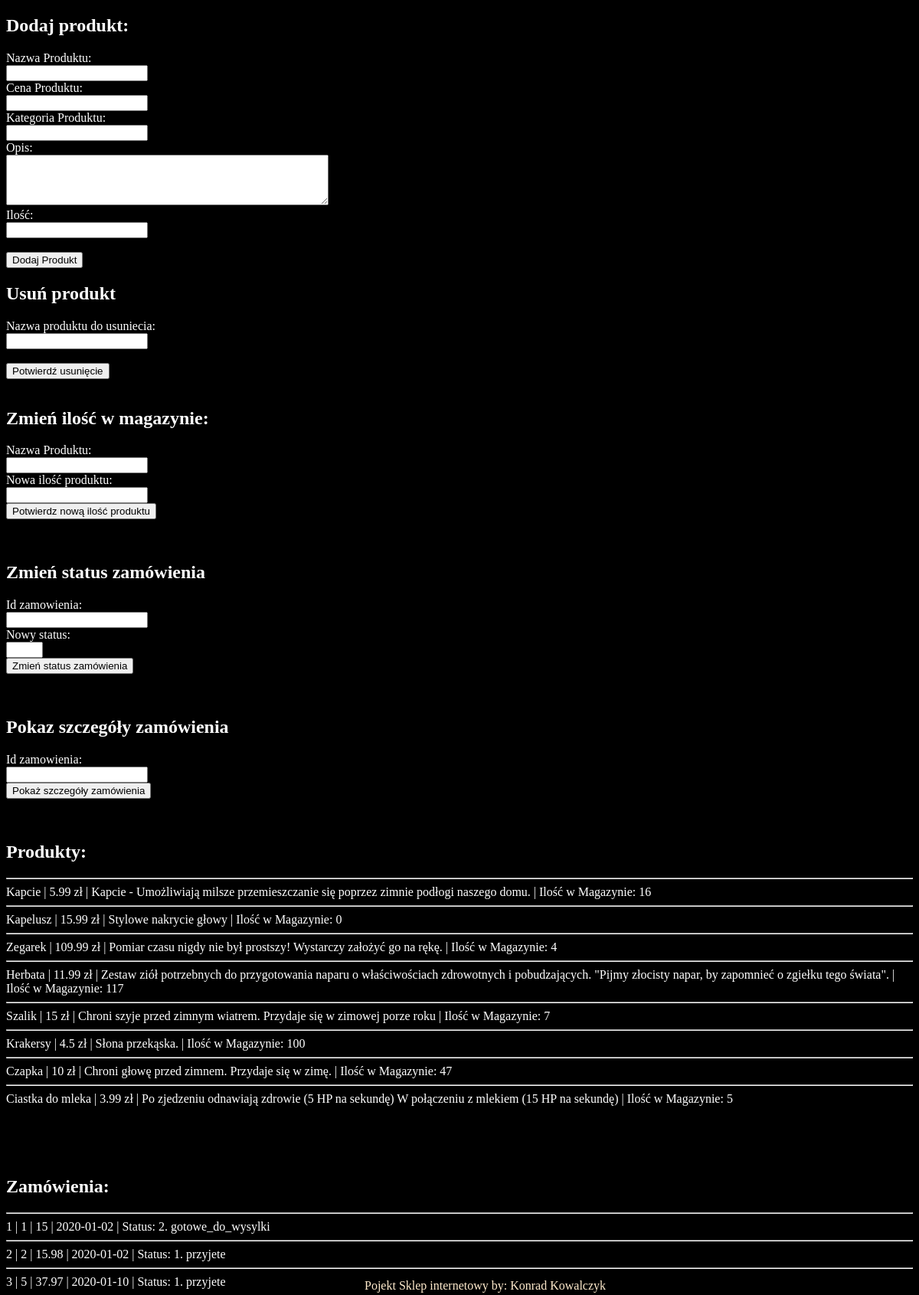
The page / on the database its author committed.
### tables this page shows
CREATE TABLE `magazyn` (
  `id_produktu` int(11) NOT NULL,
  `ilosc_w_magazynie` int(11) NOT NULL
);

CREATE TABLE `produkt` (
  `id_produktu` int(11) NOT NULL,
  `nazwa_produktu` text NOT NULL,
  `cena_produktu` float NOT NULL,
  `id_kategoria` int(11) NOT NULL,
  `opis_produktu` text NOT NULL
);

CREATE TABLE `zamowienia` (
  `id_zamowienia` int(11) NOT NULL,
  `id_klienta` int(11) NOT NULL,
  `laczna_cena` float NOT NULL,
  `data_zlozenia_zamowienia` date NOT NULL,
  `status_zamowienia` int(11) NOT NULL
);

CREATE TABLE `status_zamowienia` (
  `id_statusu` int(11) NOT NULL,
  `nazwa_statusu` text NOT NULL
);

### index.php (the view, shortened to what this page needs)
<?php
require "connect.php";
$polaczenie = new mysqli($host, $db_user, $db_password, $db_name);
?>
<!DOCTYPE html>
<html lang="pl-PL">
<head>
    <link rel="stylesheet" href="style.css" type="text/css" />
</head>
<body>
    <form method="POST">
        <h2>Dodaj produkt:</h2>
        Nazwa Produktu: <br> <input type="text" name="nazwa_produktu"><br>
        Cena Produktu: <br> <input type="text" name="cena_produktu"><br>
        Kategoria Produktu: <br> <input type="text" name="id_kategoria"><br>
        Opis: <br> <textarea rows="4" cols="50" type="text" name="opis_produktu"> </textarea><br>
        Ilość: <br> <input type="text" name="ilosc_produktu"><br><br>
        <input type="submit" value="Dodaj Produkt">
    </form>
    <h2>Usuń produkt</h2>
    <form method="POST">
        Nazwa produktu do usuniecia: <br /> <input type="text" name="nazwa_produktu_do_us"><br /><br />
        <input type="submit" value="Potwierdź usunięcie">
    </form>
    <br />
    <h2>Zmień ilość w magazynie:</h2>
    <form method="POST">
        Nazwa Produktu: <br /> <input type="text" name="nazwa_produktu_ilosc"><br />
        Nowa ilość produktu: <br /><input type="number" min="0" name="nowa_ilosc_produktu"><br />
        <input type="submit" value="Potwierdz nową ilość produktu">
    </form>
    <br />
    <br />
    <form method="POST">
        <h2>Zmień status zamówienia</h2>
        Id zamowienia: <br /><input type="number" min="1" name="idzam" /><br />
        Nowy status: <br /><input type="number" min="1" max="3" name="nowystat" /><br />
        <button type="submit" name="zmienstatus">Zmień status zamówienia</button>
    </form>
    <br /><br />
    <form method="POST">
        <h2>Pokaz szczegóły zamówienia</h2>
        Id zamowienia: <br /><input type="number" min="1" name="idzam1" /><br />
        <button type="submit" name="pokazszczegoly">Pokaż szczegóły zamówienia</button>
    </form>
    <br /><br />
    <?php
    $produkty = $polaczenie->query("SELECT nazwa_produktu, cena_produktu, opis_produktu, ilosc_w_magazynie FROM produkt p INNER JOIN magazyn m ON m.id_produktu=p.id_produktu");
    if ($produkty->num_rows > 0) {
        echo "<h2>Produkty: </h2>";
        while ($row = $produkty->fetch_assoc()) {
            echo  "<hr>" . $row["nazwa_produktu"] . " | " . $row["cena_produktu"] . " zł" . " | " . $row["opis_produktu"] . " |  Ilość w Magazynie: " . $row["ilosc_w_magazynie"]  . "<br>";
        }
    } else {
        echo "Nie ma produktow";
    }
    echo "<br/><br/><br/><br/><h2>Zamówienia: </h2>";
    $zamowienia = $polaczenie->query("SELECT * FROM zamowienia z INNER JOIN status_zamowienia s ON z.status_zamowienia=s.id_statusu");
    if ($zamowienia->num_rows > 0) {
        while ($zamowienie = $zamowienia->fetch_assoc()) {
            echo "<hr>" . $zamowienie["id_zamowienia"] . " | " . $zamowienie['id_klienta'] . " | " . $zamowienie['laczna_cena'] . " | " . $zamowienie['data_zlozenia_zamowienia'] . " | Status: " . $zamowienie['status_zamowienia'].". ". $zamowienie['nazwa_statusu'] . "<br/>";
        }
    } else {
        echo "Nie ma zamowień";
    }
    ?>
    <footer>Pojekt Sklep internetowy by: Konrad Kowalczyk</footer>
</body>
</html>

### style.css (style rules this page uses)
footer { position: fixed; bottom: 3px; margin-left: 39%; color: blanchedalmond; }
body { background: black; color: white; text-shadow: 1px 1px 2px rgba(0, 0, 0, 1); }

### rows shown on the page
magazyn: id_produktu.nazwa_produktu "Kapcie", id_produktu.cena_produktu "5.99", id_produktu.opis_produktu "Kapcie - Umożliwiają milsze przemieszczanie się poprzez zimnie podłogi naszego domu.", ilosc_w_magazynie "16"
magazyn: id_produktu.nazwa_produktu "Kapelusz", id_produktu.cena_produktu "15.99", id_produktu.opis_produktu "Stylowe nakrycie głowy", ilosc_w_magazynie "0"
magazyn: id_produktu.nazwa_produktu "Zegarek", id_produktu.cena_produktu "109.99", id_produktu.opis_produktu "Pomiar czasu nigdy nie był prostszy! Wystarczy założyć go na rękę.", ilosc_w_magazynie "4"
magazyn: id_produktu.nazwa_produktu "Herbata", id_produktu.cena_produktu "11.99", id_produktu.opis_produktu "Zestaw ziół potrzebnych do przygotowania naparu o właściwościach zdrowotnych i pobudzających. \"Pijmy złocisty napar, by zapomnieć o zgiełku tego świata\".", ilosc_w_magazynie "117"
magazyn: id_produktu.nazwa_produktu "Szalik", id_produktu.cena_produktu "15", id_produktu.opis_produktu "Chroni szyje przed zimnym wiatrem. Przydaje się w zimowej porze roku", ilosc_w_magazynie "7"
magazyn: id_produktu.nazwa_produktu "Krakersy", id_produktu.cena_produktu "4.5", id_produktu.opis_produktu "Słona przekąska.", ilosc_w_magazynie "100"
magazyn: id_produktu.nazwa_produktu "Czapka", id_produktu.cena_produktu "10", id_produktu.opis_produktu "Chroni głowę przed zimnem. Przydaje się w zimę.", ilosc_w_magazynie "47"
magazyn: id_produktu.nazwa_produktu "Ciastka do mleka", id_produktu.cena_produktu "3.99", id_produktu.opis_produktu "Po zjedzeniu odnawiają zdrowie (5 HP na sekundę) W połączeniu z mlekiem (15 HP na sekundę)", ilosc_w_magazynie "5"
zamowienia: id_zamowienia "1", id_klienta "1", laczna_cena "15", data_zlozenia_zamowienia "2020-01-02", status_zamowienia "2", status_zamowienia.nazwa_statusu "gotowe_do_wysylki"
zamowienia: id_zamowienia "2", id_klienta "2", laczna_cena "15.98", data_zlozenia_zamowienia "2020-01-02", status_zamowienia "1", status_zamowienia.nazwa_statusu "przyjete"
zamowienia: id_zamowienia "3", id_klienta "5", laczna_cena "37.97", data_zlozenia_zamowienia "2020-01-10", status_zamowienia "1", status_zamowienia.nazwa_statusu "przyjete"
